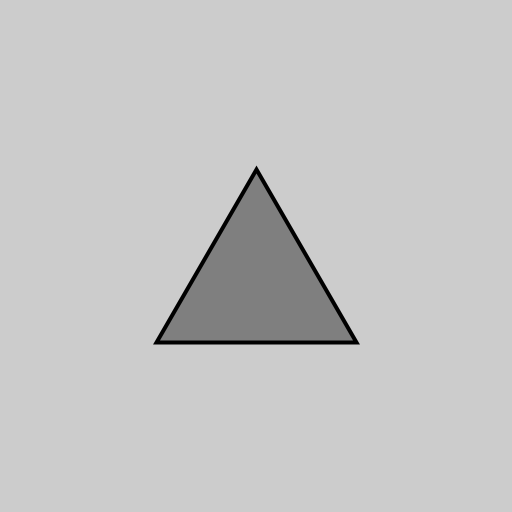
Frame 1 (no input)
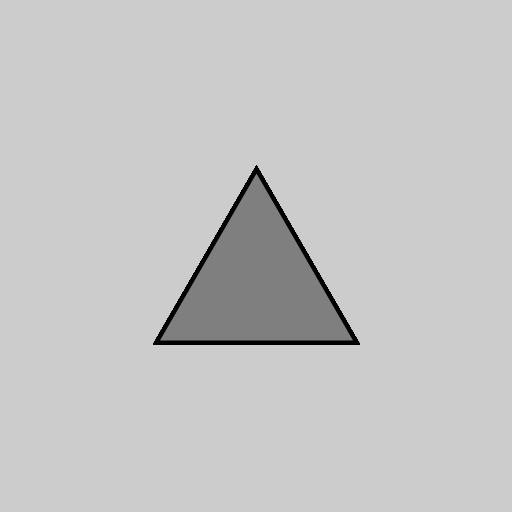
Frame 60 (the mouse pressed at the canvas centre just before this capture)
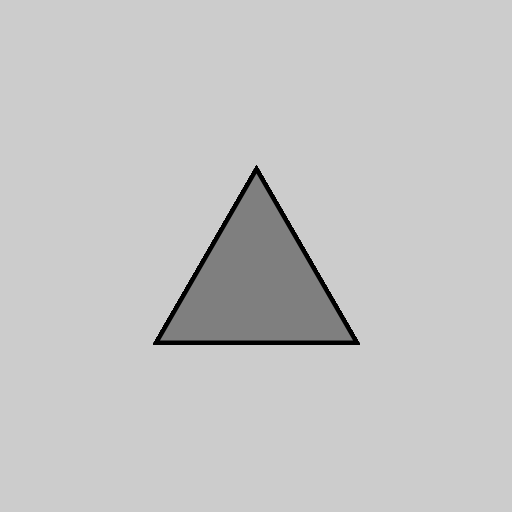
Frame 120 (the mouse held since frame 60 and released just before this capture)

The Processing sketch that drew these frames (run headless with seeded random() and noise(); from frame 60 on, the mouse is pressed at the canvas centre):

// Processing sketch: ANI2012H22_DrawTriangleAtPosition
// ── ANI2012H22_DrawTriangleAtPosition.pde
// ANI2012H22_DrawTriangleAtPosition.pde
// Dessine un triangle équilatérale à une position précise.
// Le premier triangle est au centre de la fenêtre d'affichage.
// D'autres triangles peuvent être dessinés à la position d'un clic de souris.

// paramètre
float triangleEdgeSize = 200;

// variables
float positionTriangleX;
float positionTriangleY;

void setup()
{
  size(512, 512);
  strokeWeight(4);
  fill(127);

  // position initiale au centre de la fenêtre d'affichage
  positionTriangleX = width / 2.0f;
  positionTriangleY = height / 2.0f;
}

void draw()
{
  drawTriangle(positionTriangleX, positionTriangleY, triangleEdgeSize);
}

// fonction qui permet de dessiner un triangle équilatérale centré sur une position avec des arêtes d'une longueur paramétrable
void drawTriangle(float x, float y, float edgeSize)
{
  // équation l'altitude d'un triangle équilatérale
  float altitude = sqrt(3.0f) / 2.0f * edgeSize;

  // calculer la moitié de l'altitude
  float altitudeHalf = altitude / 2.0f;

  // calculer la moitié de la longueur d'une arête
  float edgeSizeHalf = edgeSize / 2.0f;

  // position du sommet en bas à gauche
  float vertex1X = -edgeSizeHalf;
  float vertex1Y =  altitudeHalf;

  // position du sommet en bas à droite
  float vertex2X =  edgeSizeHalf;
  float vertex2Y =  altitudeHalf;

  // position du sommet en haut au centre
  float vertex3X =  0;
  float vertex3Y = -altitudeHalf;

  // comme les sommets ont été calculés à l'origine, on fait une translation vers la position passé en paramètre
  triangle(
    vertex1X + x, vertex1Y + y,
    vertex2X + x, vertex2Y + y,
    vertex3X + x, vertex3Y + y);
}

void mouseReleased()
{
  positionTriangleX = mouseX;
  positionTriangleY = mouseY;
  triangleEdgeSize = random(10, 300);
  fill(int(random(256)), int(random(256)), int(random(256)));
}
